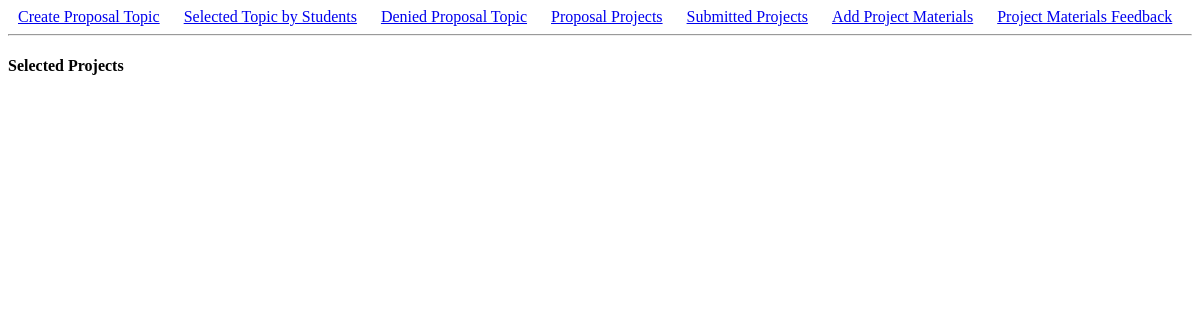
Page /selected-project/ (signed in) on the earlier database version.
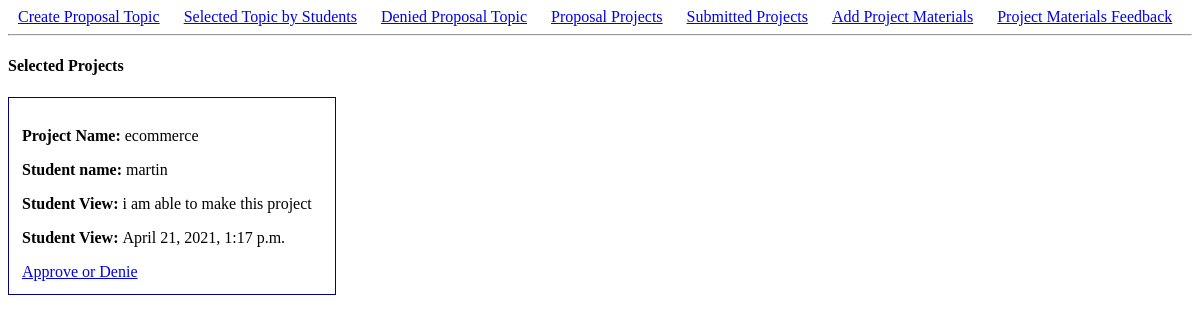
Same page on the later database version.
### project_app/models.py (models this page shows, shortened)
class SelectedTopic(models.Model):
    PROJECT_STATUS = (
        ('PENDING','PENDING'),
        ('DENIED','DENIED'),
        ('APPROVED','APPROVED'),
    )
    project = models.ForeignKey(Topic, on_delete=models.CASCADE)
    student = models.ForeignKey(User, on_delete=models.CASCADE)
    student_view = models.TextField()
    status = models.CharField(max_length=300, choices=PROJECT_STATUS, default='PENDING')
    date = models.DateTimeField(auto_now_add=True)

class Topic(models.Model):
    PROJECT_STATUS = (
        ('PENDING','PENDING'),
        ('DENIED','DENIED'),
        ('APPROVED','APPROVED'),
    )
    name = models.CharField(max_length=300)
    description = models.TextField()
    teacher = models.ForeignKey(User, on_delete=models.CASCADE)
    status = models.CharField(max_length=300, choices=PROJECT_STATUS, default='PENDING')
    def __str__(self):
        return self.name

### project_app/views.py (the view)
# urls.py: path('selected-project/', selected_project, name='selected_project'),
def selected_project(request):
    selected_project = SelectedTopic.objects.filter(project__teacher=request.user).filter(status='PENDING')
    return render(request, 'project_app/selected_project.html',{'selected_project':selected_project})

### templates/project_app/selected_project.html (shortened to what this page needs)
{% extends "index.html" %}
{% load static %}
{% block container %}
<div>
        <h4> Selected Projects</h4>
        {% for project in selected_project %}
            <div class="card">
                <p><span class="name">Project Name: </span>{{project.project}}</p>
                <p><span class="name">Student name: </span> {{project.student}}</p>
                <p><span class="name">Student View: </span> {{project.student_view}}</p>
                <p><span class="name">Student View: </span> {{project.date}}</p>
                <a href="{% url 'confirm_project' project.id %}">Approve or Denie</a>
            </div>
        {% endfor %}
</div>
{% endblock %}

Differences in the rows shown:
now on this page (row edited): SelectedTopic: project "ecommerce", student "martin", student_view "i am able to make this project", date "April 21, 2021, 1:17 p.m."
